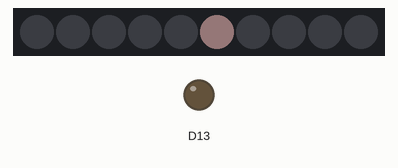
The sketch below on a simulated Adafruit Circuit Playground Express. Parts: 10 RGB LEDs in strip order, left to right, output pins drawn as LEDs (lit = HIGH). Dim RGB values are drawn brighter than linear; random numbers use the default seed unless the sketch sets one.

Above: at 3.43 s.
At 7.63 s:
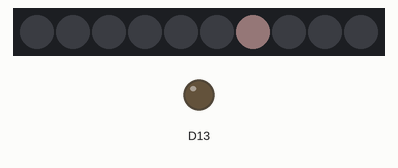
At 10.67 s:
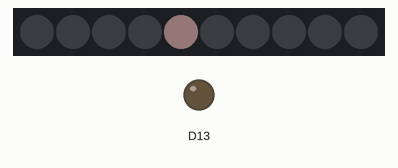
At 11.46 s:
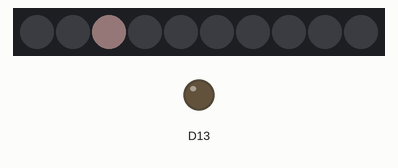

The sketch:

Test9_fire_W.I.P._.ino
```cpp
#include <Adafruit_CircuitPlayground.h>
#define MyBrightness 128

#define numLED 10
#define IDLED (numLED - 1)
uint32_t PastMillis;

void setup() {
  CircuitPlayground.begin();
  PastMillis = millis();
}

void loop() {
    Fire(70, 200, 20);
}

void Fire(byte Cooling, byte Sparking, byte SpeedDelay) {
  if (millis() - PastMillis > random(SpeedDelay - 10, SpeedDelay)) {
    static byte heat[numLED];
    int cooldown;

    // Step 1.  Cool down every cell a little
    for (byte i = 0; i < numLED; i++) {
      cooldown = random(((Cooling * 10) / numLED) + 2);

      if (cooldown > heat[i]) {
        heat[i] = 0;
      } else {
        heat[i] -= cooldown;
      }
    }

    // Step 2.  Heat from each cell drifts 'up' and diffuses a little
    for (byte k = numLED - 1; k >= 2; k--) {
      heat[k] = (heat[k - 1] + heat[k - 2] + heat[k - 2]) / 3;
    }

    // Step 3.  Randomly ignite new 'sparks' near the bottom
    if (random(255) < Sparking ) {
      byte y = random(7);
      heat[y] += random(160, 255);
    }

    // Step 4.  Convert heat to LED colors
    for (byte j = 0; j < numLED; j++) setPixelHeatColor(j, heat[j]);

    CircuitPlayground.strip.show();
  }
}

void setPixelHeatColor (byte Pixel, byte temperature) {
  // Scale 'heat' down from 0-255 to 0-191
  byte t192 = (temperature / 255) * 127;

  // calculate ramp up from
  byte heatramp = t192 & 0x32; // 0..50
  heatramp <<= 2; // scale up to 0..200

  // figure out which third of the spectrum we're in:
  if ( t192 > MyBrightness / 3) {                    // hottest
    CircuitPlayground.strip.setPixelColor(Pixel, 255, 200, heatramp);
  } else if ( t192 > MyBrightness*2 / 3) {            // middle
    CircuitPlayground.strip.setPixelColor(Pixel, 200, heatramp, 0);
  } else {                               // coolest
    CircuitPlayground.strip.setPixelColor(Pixel, heatramp, 0, 0);
  }
}
```
